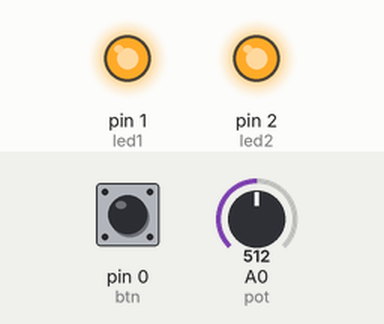
Bench run of a sketch on a simulated Arduino Uno, built with avr-gcc and run on an emulated ATmega328P. On the bench: output pins drawn as LEDs (lit = HIGH). Dashed ring = blinking. Inputs (shaded band) come from the test bench; at power-on: A0 (pot) = 512, pin 0 (btn) LOW.

Above: at 1.3 s.
1.4 s: A0 (pot) set to 0
At 1.9 s:
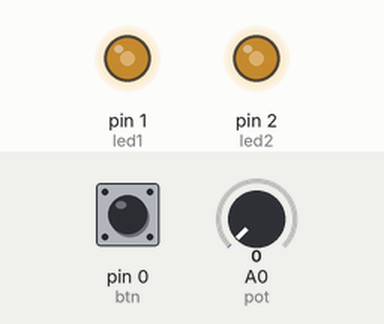
3.0 s: A0 (pot) set to 122
At 3.18 s:
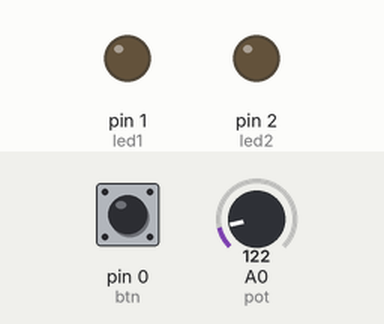
6.1 s: pin 0 (btn) pulled HIGH for 0.65 s
At 6.23 s:
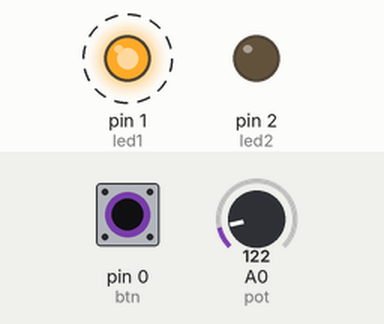
9.2 s: pin 0 (btn) pulled HIGH for 3.2 s
Timing chart, 0 to 14.9 s (numbered marks = the images above; inputs shaded):
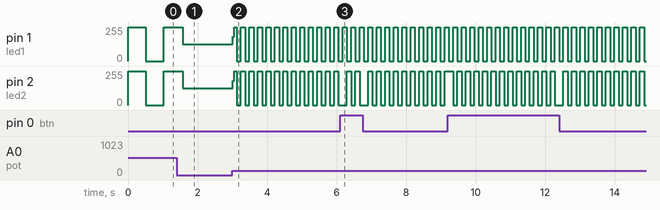

The sketch:

alty.ino
```cpp
/*
alternate the leds, change speed with pot.
 If you push the button down, they'll flash on and off together.

 The circuit:
 Use the makershield
 * led1 to d1
 * led2 to d2
 * pot to a0
 * btn 1 to d0

*/

// constants won't change. They're used here to
// set pin numbers:
const int pot = A0;
const int led1 =  1;
const int led2 =  2;
const int btn = 0;
// variables will change:
int potState = 0;
int led = led1;
int btnState = LOW;
void setup() {
  // initialize the LED pin as an output:
  pinMode(led1, OUTPUT);
  pinMode(led2, OUTPUT);
  pinMode(btn, INPUT);
}

void loop(){

  potState = analogRead(pot);
 btnState = digitalRead(btn);

 if(btnState == HIGH)
 {

  if (led == led1) {
    // turn LED on:
    digitalWrite(led1, HIGH);
    digitalWrite(led2, LOW);
    led = led2;
  }
  else {

    digitalWrite(led1, LOW);
        digitalWrite(led2, HIGH);
led = led1;
  }

 }
 else
 {
     if (led == led1) {
    // turn LED on:
    digitalWrite(led1, HIGH);
    digitalWrite(led2, HIGH);
    led = led2;
  }
  else {

    digitalWrite(led1, LOW);
        digitalWrite(led2, LOW);
led = led1;
  }
 }
  delay(potState);
}
```

Measured:
- after the input at 3.0 s, pin 1 (led1), pin 2 (led2): 127/255 → 182/255 at once, then moves between 0/255 and 255/255, repeating every 0.49 s
